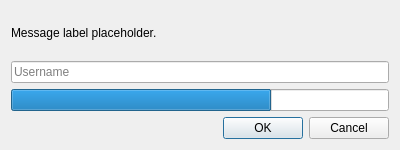
<?xml version="1.0" encoding="UTF-8"?>
<ui version="4.0">
 <class>DemoLoginDialog</class>
 <widget class="QDialog" name="DemoLoginDialog">
  <property name="geometry">
   <rect>
    <x>0</x>
    <y>0</y>
    <width>400</width>
    <height>150</height>
   </rect>
  </property>
  <property name="sizePolicy">
   <sizepolicy hsizetype="Fixed" vsizetype="Fixed">
    <horstretch>0</horstretch>
    <verstretch>0</verstretch>
   </sizepolicy>
  </property>
  <property name="windowTitle">
   <string>Add Account</string>
  </property>
  <layout class="QVBoxLayout" name="verticalLayout">
   <item>
    <widget class="QLabel" name="label">
     <property name="text">
      <string notr="true">Message label placeholder.</string>
     </property>
     <property name="textFormat">
      <enum>Qt::RichText</enum>
     </property>
     <property name="textInteractionFlags">
      <set>Qt::LinksAccessibleByKeyboard|Qt::LinksAccessibleByMouse|Qt::TextBrowserInteraction|Qt::TextSelectableByKeyboard|Qt::TextSelectableByMouse</set>
     </property>
    </widget>
   </item>
   <item>
    <widget class="QLineEdit" name="userTextBox">
     <property name="placeholderText">
      <string>Username</string>
     </property>
    </widget>
   </item>
   <item>
    <widget class="QProgressBar" name="progressBar">
     <property name="value">
      <number>69</number>
     </property>
     <property name="textVisible">
      <bool>false</bool>
     </property>
    </widget>
   </item>
   <item>
    <widget class="QDialogButtonBox" name="buttonBox">
     <property name="orientation">
      <enum>Qt::Horizontal</enum>
     </property>
     <property name="standardButtons">
      <set>QDialogButtonBox::Cancel|QDialogButtonBox::Ok</set>
     </property>
    </widget>
   </item>
  </layout>
 </widget>
 <resources/>
 <connections/>
</ui>
